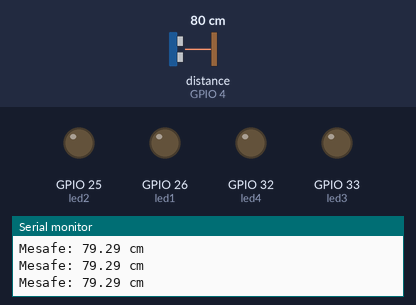
A sketch run on a simulated ESP32. On the bench: output pins drawn as LEDs (lit = HIGH), the last lines printed to the serial monitor. Wiring (inferred from the names in the program): ultrasonic range finder: trigger GPIO 2; echo GPIO 4. The test bench sets the inputs (shaded band); at power-on: distance to the obstacle (sensor on GPIO 4) 80 cm. The echo pulse lasts 58.3 µs per cm; pins used as bus, display or sensor lines are not drawn.

Above: at 1.2 s.
1.3 s: distance to the obstacle (sensor on GPIO 4) set to 45 cm
2.8 s: distance to the obstacle (sensor on GPIO 4) set to 38 cm
At 4.0 s:
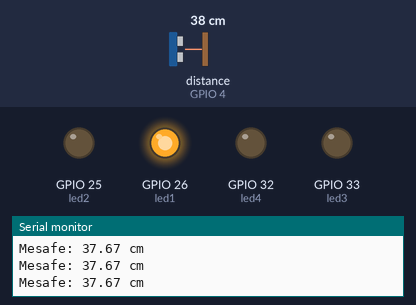
4.3 s: distance to the obstacle (sensor on GPIO 4) set to 33 cm
5.8 s: distance to the obstacle (sensor on GPIO 4) set to 28 cm
At 6.8 s:
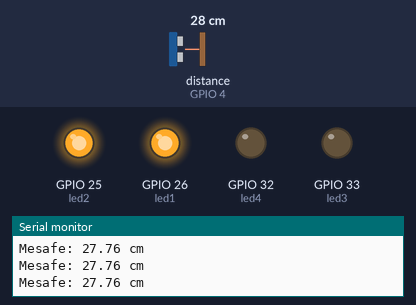
7.4 s: distance to the obstacle (sensor on GPIO 4) set to 22 cm
8.9 s: distance to the obstacle (sensor on GPIO 4) set to 17 cm
At 10.2 s:
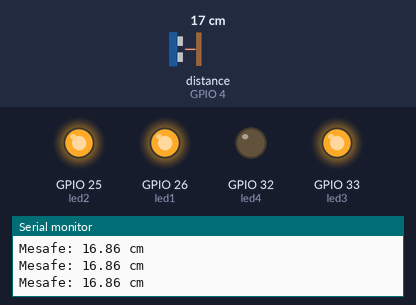
Timing chart, 0 to 11.4 s (numbered marks = the images above; inputs shaded):
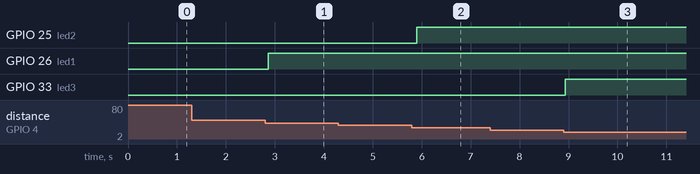

Measured:
- the behaviour switches between 41 and 40 cm on distance to the obstacle (sensor on GPIO 4) (found by bisection; images 0 and 1)
- the behaviour switches between 31 and 30 cm on distance to the obstacle (sensor on GPIO 4) (found by bisection; images 1 and 2)
- the behaviour switches between 21 and 20 cm on distance to the obstacle (sensor on GPIO 4) (found by bisection; images 2 and 3)
- after the input at 2.8 s, GPIO 26 (led1): LOW → HIGH after 0.06 s
- after the input at 5.8 s, GPIO 25 (led2): LOW → HIGH after 0.10 s
- after the input at 8.9 s, GPIO 33 (led3): LOW → HIGH at once

The sketch:

hocaders_mesafe_olcum_led_copy_20251218222929.ino
```cpp
// HC-SR04 pinleri
const int trigPin = 2;      // Trigger pini
const int echoPin = 4;      // Echo pini

// LED pinleri (bar şeklinde gösterim için)
const int led1 = 26;         // En uzak mesafe LED'i (30–40 cm)
const int led2 = 25;         // Orta mesafe LED'i (20–30 cm)
const int led3 = 33;         // Yakın mesafe LED'i (10–20 cm)
const int led4 = 32;         // Çok yakın mesafe LED'i (0–10 cm)

long sure = 0;              // Echo süresi (mikrosaniye)
float mesafe = 0;           // Hesaplanan mesafe (cm)

void setup() {
  pinMode(trigPin, OUTPUT); // Trigger çıkış
  pinMode(echoPin, INPUT);  // Echo giriş

  pinMode(led1, OUTPUT);    // LED pinlerini çıkış olarak ayarla
  pinMode(led2, OUTPUT);
  pinMode(led3, OUTPUT);
  pinMode(led4, OUTPUT);

  Serial.begin(9600);       // Seri haberleşmeyi başlat
}

void loop() {
  mesafe = mesafeOlc();     // Mesafeyi ölç

  Serial.print("Mesafe: ");
  Serial.print(mesafe);
  Serial.println(" cm");

  ledGoster(mesafe);        // Mesafeye göre LED'leri kontrol et

  delay(200);               // Okumalar arasında kısa bekleme
}

// HC-SR04 ile mesafe ölçen fonksiyon
float mesafeOlc() {
  // Önce trig pinini temizle
  digitalWrite(trigPin, LOW);
  delayMicroseconds(2);

  // 10 µs'lik tetikleme darbesi gönder
  digitalWrite(trigPin, HIGH);
  delayMicroseconds(10);
  digitalWrite(trigPin, LOW);

  // Echo pininde HIGH süresini ölç (maksimum 30 ms bekle)
  sure = pulseIn(echoPin, HIGH, 30000);

  // Eğer süre 0 ise (okuma yoksa) -1 döndür (geçersiz ölçüm)
  if (sure == 0) {
    return -1;
  }

  // Ses hızı ~340 m/s → 0.034 cm/µs
  // Mesafe = (sure * 0.034) / 2
  float uzaklik = (sure * 0.034) / 2.0;

  return uzaklik;
}

// Mesafeye göre LED'leri bar şeklinde kontrol eden fonksiyon
void ledGoster(float d) {
  // Önce tüm LED'leri kapat
  digitalWrite(led1, LOW);
  digitalWrite(led2, LOW);
  digitalWrite(led3, LOW);
  digitalWrite(led4, LOW);

  // Geçersiz ölçüm veya çok uzak mesafe → tüm LED'ler sönük
  if (d < 0 || d > 40) {
    return; // Hiçbir LED yakma
  }

  // 30–40 cm arası → sadece 1 LED
  if (d > 30 && d <= 40) {
    digitalWrite(led1, HIGH);
  }
  // 20–30 cm arası → 2 LED
  else if (d > 20 && d <= 30) {
    digitalWrite(led1, HIGH);
    digitalWrite(led2, HIGH);
  }
  // 10–20 cm arası → 3 LED
  else if (d > 10 && d <= 20) {
    digitalWrite(led1, HIGH);
    digitalWrite(led2, HIGH);
    digitalWrite(led3, HIGH);
  }
  // 0–10 cm arası → 4 LED (çok yakın uyarısı)
  else if (d >= 0 && d <= 10) {
    digitalWrite(led1, HIGH);
    digitalWrite(led2, HIGH);
    digitalWrite(led3, HIGH);
    digitalWrite(led4, HIGH);
  }
}
```
